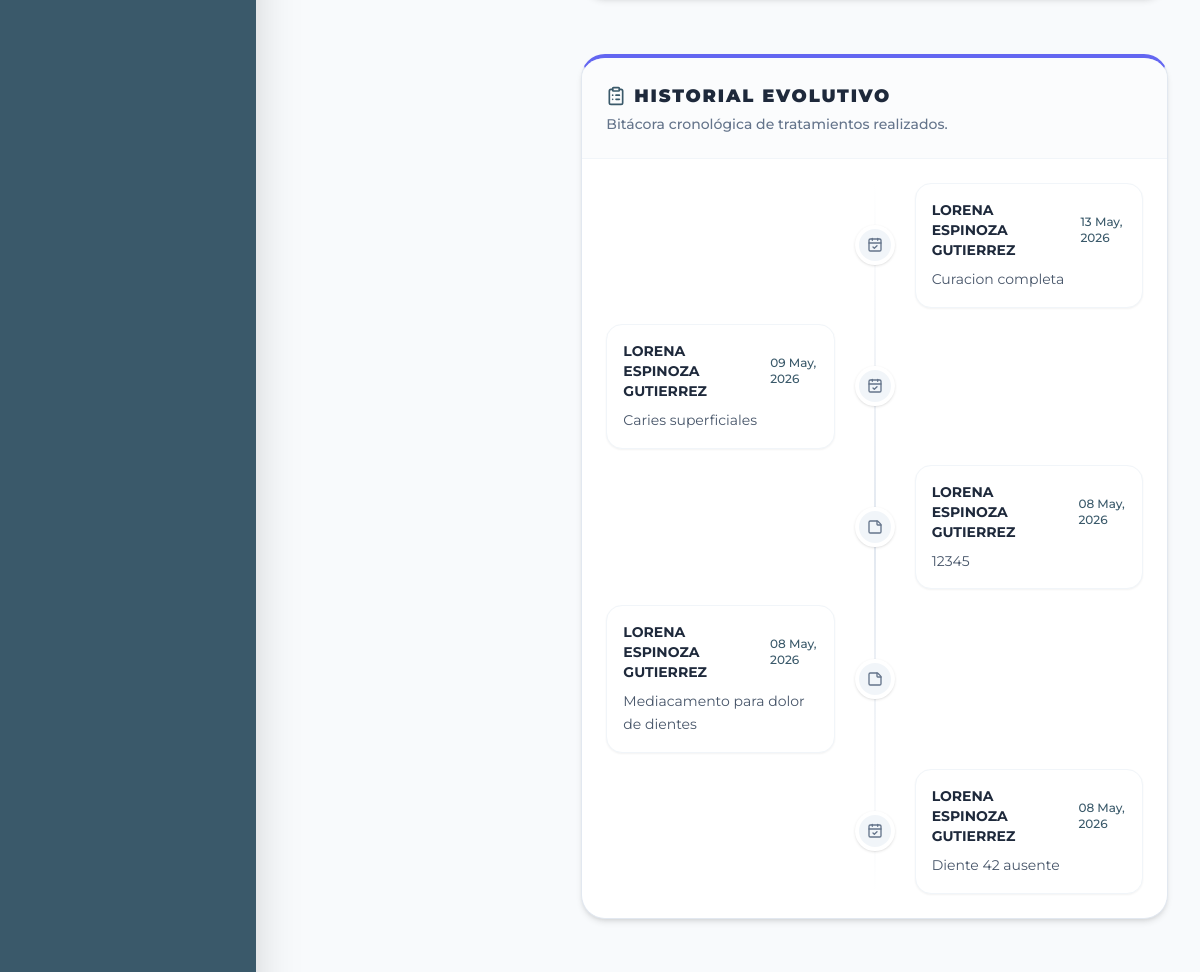
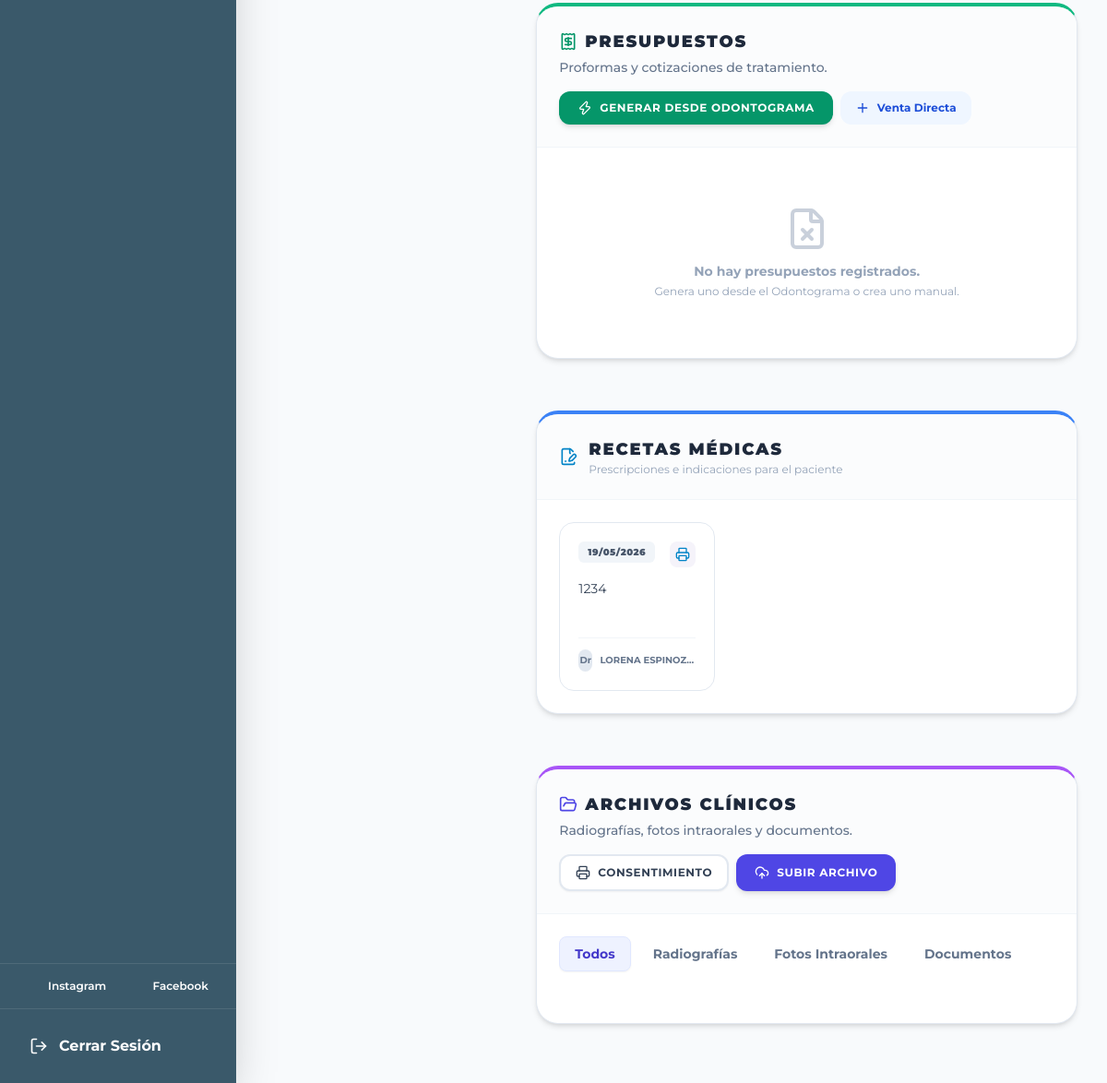
Before: /paciente_detalle.php?id=1 (signed in, lower part) with the older database file (2 pictures, top to bottom).
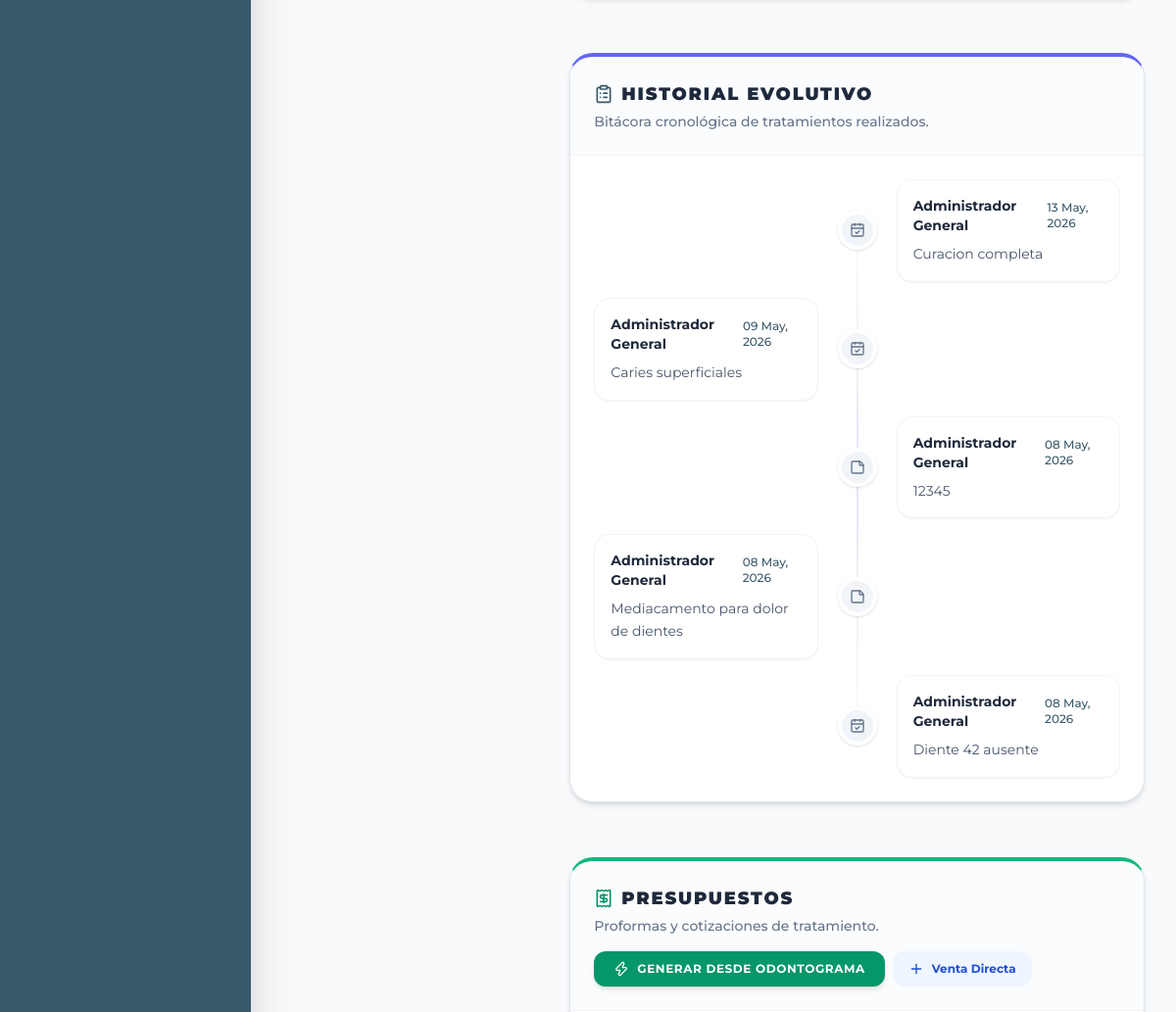
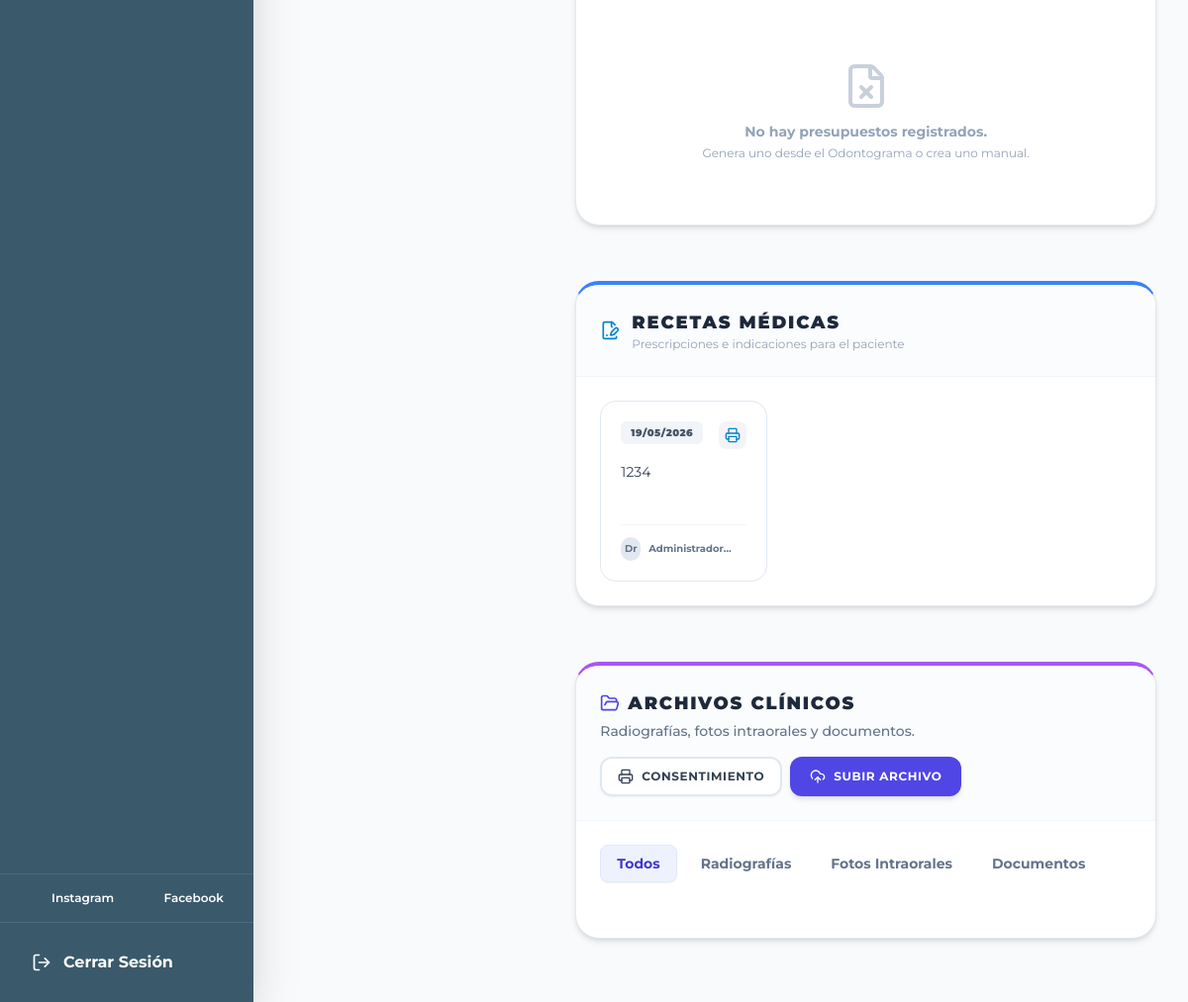
After: the same page with the newer database file (2 pictures, top to bottom).
### tables this page shows
CREATE TABLE `historial_evolutivo` (
  `id` int(11) NOT NULL AUTO_INCREMENT,
  `paciente_id` int(11) NOT NULL,
  `cita_id` int(11) DEFAULT NULL,
  `descripcion` text NOT NULL,
  `doctor_id` int(11) DEFAULT NULL,
  `fecha` timestamp NOT NULL DEFAULT CURRENT_TIMESTAMP,
  PRIMARY KEY (`id`),
  KEY `paciente_id` (`paciente_id`),
  KEY `cita_id` (`cita_id`),
  KEY `doctor_id` (`doctor_id`),
  CONSTRAINT `historial_evolutivo_ibfk_1` FOREIGN KEY (`paciente_id`) REFERENCES `pacientes` (`id`) ON DELETE CASCADE,
  CONSTRAINT `historial_evolutivo_ibfk_2` FOREIGN KEY (`cita_id`) REFERENCES `citas` (`id`) ON DELETE SET NULL,
  CONSTRAINT `historial_evolutivo_ibfk_3` FOREIGN KEY (`doctor_id`) REFERENCES `usuarios` (`id`) ON DELETE SET NULL
);

CREATE TABLE `usuarios` (
  `id` int(11) NOT NULL AUTO_INCREMENT,
  `nombre` varchar(100) NOT NULL,
  `usuario` varchar(50) NOT NULL,
  `password` varchar(255) NOT NULL,
  `rol` enum('Admin','Recepcionista','Dentista') DEFAULT 'Dentista',
  `fecha_registro` timestamp NOT NULL DEFAULT CURRENT_TIMESTAMP,
  `colegiatura` varchar(50) DEFAULT NULL,
  `estado_activo` tinyint(1) DEFAULT '1',
  `intentos_fallidos` int(11) DEFAULT '0',
  `bloqueado_hasta` datetime DEFAULT NULL,
  PRIMARY KEY (`id`),
  UNIQUE KEY `usuario` (`usuario`)
);

CREATE TABLE `recetas` (
  `id` int(11) NOT NULL AUTO_INCREMENT,
  `paciente_id` int(11) NOT NULL,
  `doctor_id` int(11) NOT NULL,
  `fecha` timestamp NOT NULL DEFAULT CURRENT_TIMESTAMP,
  `diagnostico` varchar(255) DEFAULT '',
  `contenido` text NOT NULL,
  PRIMARY KEY (`id`),
  KEY `paciente_id` (`paciente_id`),
  KEY `doctor_id` (`doctor_id`),
  CONSTRAINT `recetas_ibfk_1` FOREIGN KEY (`paciente_id`) REFERENCES `pacientes` (`id`) ON DELETE CASCADE,
  CONSTRAINT `recetas_ibfk_2` FOREIGN KEY (`doctor_id`) REFERENCES `usuarios` (`id`) ON DELETE CASCADE
);

### controllers/EvolucionController.php (called while the page is built, shortened)
<?php
require_once 'config/conexion.php';
require_once 'models/Evolucion.php';
class EvolucionController {
    private $evolucionModel;
    public function __construct() {
        global $conn;
        $this->evolucionModel = new Evolucion($conn);
    }
    public function getByPaciente($paciente_id) {
        return $this->evolucionModel->getByPaciente($paciente_id);
    }
}
?>

### models/Evolucion.php (called while the page is built, shortened)
<?php
class Evolucion {
    private $conn;
    public function __construct($db) {
        $this->conn = $db;
    }
    public function getByPaciente($paciente_id) {
        $sql = "SELECT e.*, u.nombre as doctor_nombre
                FROM historial_evolutivo e
                LEFT JOIN usuarios u ON e.doctor_id = u.id
                WHERE e.paciente_id = ?
                ORDER BY e.fecha DESC";
        $stmt = $this->conn->prepare($sql);
        $stmt->bind_param("i", $paciente_id);
        $stmt->execute();
        $result = $stmt->get_result();
        $historial = [];
        while($row = $result->fetch_assoc()) {
            $historial[] = $row;
        }
        return $historial;
    }
}
?>

### paciente_detalle.php (the view, shortened to what the rows shown need)
<?php
require_once 'controllers/OdontogramaController.php';
require_once 'controllers/EvolucionController.php';
$evolucionCtrl = new EvolucionController();
$historial_evolutivo = $evolucionCtrl->getByPaciente($paciente_id);
?>
<!DOCTYPE html>
<html lang="es">
<head>
    <script src="https://cdn.tailwindcss.com"></script>
    <link href="https://cdn.jsdelivr.net/npm/tom-select@2.2.2/dist/css/tom-select.css" rel="stylesheet">
</head>
<body class="flex h-screen">
    <main class="flex-1 flex flex-col min-w-0 overflow-hidden bg-slate-50">
        <div id="pacienteDetalleScrollContainer" class="flex-1 overflow-y-auto pb-4 px-4 md:pb-8 md:px-8 pt-0 md:pt-0 relative">
            <div class="flex flex-col lg:flex-row gap-8">
                <div class="w-full lg:w-2/3 xl:w-3/4 flex flex-col gap-6 pt-4 md:pt-8">
                    <div id="historial_evolutivo" class="bg-white rounded-3xl shadow-md border border-slate-200 border-t-4 border-t-indigo-500 overflow-hidden mb-8">
                        <div class="p-6">
                            <div class="space-y-4 relative before:absolute before:inset-0 before:ml-5 before:-translate-x-px md:before:mx-auto md:before:translate-x-0 before:h-full before:w-0.5 before:bg-gradient-to-b before:from-transparent before:via-slate-200 before:to-transparent">
                                <?php if(empty($historial_evolutivo)): ?>
                                    <div class="text-center py-8 text-slate-400 font-medium text-sm">
                                        No hay registros evolutivos previos para este paciente.
                                    </div>
                                <?php else: ?>
                                    <?php foreach($historial_evolutivo as $nota): ?>
                                    <div class="relative flex items-center justify-between md:justify-normal md:odd:flex-row-reverse group is-active">
                                        <div class="flex items-center justify-center w-10 h-10 rounded-full border-4 border-white bg-slate-100 text-slate-500 shadow shrink-0 md:order-1 md:group-odd:-translate-x-1/2 md:group-even:translate-x-1/2">
                                            <i data-lucide="<?php echo $nota['cita_id'] ? 'calendar-check' : 'sticky-note'; ?>" class="w-4 h-4"></i>
                                        </div>
                                        <div class="w-[calc(100%-4rem)] md:w-[calc(50%-2.5rem)] p-4 rounded-2xl border border-slate-100 bg-white shadow-sm hover:shadow-md transition">
                                            <div class="flex items-center justify-between space-x-2 mb-1">
                                                <div class="font-bold text-slate-800 text-sm"><?php echo htmlspecialchars($nota['doctor_nombre'] ?? 'Dr. General'); ?></div>
                                                <time class="font-medium text-brand text-xs"><?php echo date('d M, Y', strtotime($nota['fecha'])); ?></time>
                                            </div>
                                            <div class="text-slate-600 text-sm leading-relaxed mt-2"><?php echo nl2br(htmlspecialchars($nota['descripcion'])); ?></div>
                                        </div>
                                    </div>
                                    <?php endforeach; ?>
                                <?php endif; ?>
                            </div>
                        </div>
                    </div>
                    <?php
                    $stmt_recetas = $conn->prepare("SELECT r.*, u.nombre as doctor_nombre, u.colegiatura FROM recetas r JOIN usuarios u ON r.doctor_id = u.id WHERE r.paciente_id = ? ORDER BY r.fecha DESC");
                    if ($stmt_recetas) {
                        $stmt_recetas->bind_param('i', $paciente_id);
                        $stmt_recetas->execute();
                        $recetas = $stmt_recetas->get_result()->fetch_all(MYSQLI_ASSOC);
                    } else { $recetas = []; }
                    ?>
                    <div id="seccion_recetas" class="bg-white rounded-3xl shadow-md border border-slate-200 border-t-4 border-t-blue-500 overflow-hidden mb-8">
                        <div class="p-6">
                            <?php if (empty($recetas)): ?>
                            <div class="text-center py-10">
                                <i data-lucide="file-text" class="w-12 h-12 text-slate-200 mx-auto mb-3"></i>
                                <p class="text-slate-400 font-medium">No hay recetas registradas.</p>
                            </div>
                            <?php else: ?>
                            <div class="grid grid-cols-1 md:grid-cols-2 lg:grid-cols-3 gap-4">
                                <?php foreach ($recetas as $receta): ?>
                                <div class="bg-white border border-slate-200 rounded-2xl p-5 hover:shadow-md transition group relative overflow-hidden">
                                    <div class="flex justify-between items-start mb-3">
                                        <div class="bg-slate-100 text-slate-600 text-[10px] font-black px-2.5 py-1 rounded-md uppercase tracking-wider">
                                            <?php echo date('d/m/Y', strtotime($receta['fecha'])); ?>
                                        </div>
                                        <div class="flex gap-1">
                                            <button onclick="imprimirReceta(<?php echo $receta['id']; ?>)" class="text-sky-600 bg-teal-50 p-1.5 rounded-lg hover:bg-teal-200 hover:text-teal-700 transition" title="Imprimir">
                                                <i data-lucide="printer" class="w-4 h-4"></i>
                                            </button>
                                        </div>
                                    </div>
                                    <div class="text-sm text-slate-700 line-clamp-3 mb-4 min-h-[3rem] whitespace-pre-wrap leading-relaxed"><?php echo htmlspecialchars($receta['contenido']); ?></div>
                                    <div class="flex items-center gap-2 pt-3 border-t border-slate-100">
                                        <div class="w-6 h-6 rounded-full bg-slate-200 flex items-center justify-center text-[10px] font-bold text-slate-500">Dr</div>
                                        <p class="text-[10px] font-bold text-slate-500 line-clamp-1"><?php echo htmlspecialchars($receta['doctor_nombre']); ?></p>
                                    </div>
                                </div>
                                <?php endforeach; ?>
                            </div>
                            <?php endif; ?>
                        </div>
                    </div>
                </div>
            </div>
        </div>
    </main>
</body>
</html>

Changed rows visible on the page:
changed through a linked row, historial_evolutivo "Curacion completa": doctor.nombre "LORENA ESPINOZA GUTIERREZ" → "Administrador General"
changed through a linked row, historial_evolutivo "Caries superficiales": doctor.nombre "LORENA ESPINOZA GUTIERREZ" → "Administrador General"
changed through a linked row, historial_evolutivo (number 3 of 5 on the later page): doctor.nombre "LORENA ESPINOZA GUTIERREZ" → "Administrador General"
changed through a linked row, historial_evolutivo "Mediacamento para dolor de dientes": doctor.nombre "LORENA ESPINOZA GUTIERREZ" → "Administrador General"
changed through a linked row, historial_evolutivo "Diente 42 ausente": doctor.nombre "LORENA ESPINOZA GUTIERREZ" → "Administrador General"
changed through a linked row, recetas: doctor.nombre "LORENA…" → (not shown)
